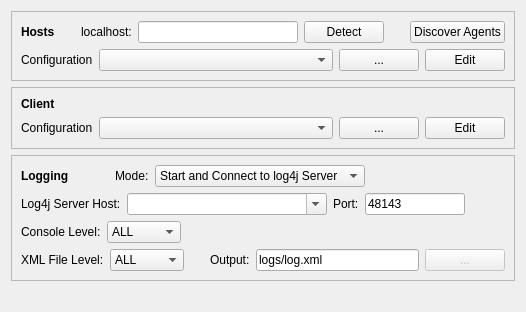
         <widget class="QWidget" name="tabConfigure">
          <attribute name="title">
           <string>Configure</string>
          </attribute>
          <layout class="QVBoxLayout" name="verticalLayout_3">
           <item>
            <widget class="QFrame" name="frame_4">
             <property name="sizePolicy">
              <sizepolicy hsizetype="Minimum" vsizetype="Preferred">
               <horstretch>0</horstretch>
               <verstretch>0</verstretch>
              </sizepolicy>
             </property>
             <property name="frameShape">
              <enum>QFrame::StyledPanel</enum>
             </property>
             <property name="frameShadow">
              <enum>QFrame::Raised</enum>
             </property>
             <layout class="QVBoxLayout" name="verticalLayout_8">
              <item>
               <layout class="QHBoxLayout" name="horizontalLayout_15">
                <item>
                 <widget class="QLabel" name="label_4">
                  <property name="font">
                   <font>
                    <weight>75</weight>
                    <bold>true</bold>
                   </font>
                  </property>
                  <property name="text">
                   <string>Hosts</string>
                  </property>
                 </widget>
                </item>
                <item>
                 <spacer name="horizontalSpacer_9">
                  <property name="orientation">
                   <enum>Qt::Horizontal</enum>
                  </property>
                  <property name="sizeHint" stdset="0">
                   <size>
                    <width>20</width>
                    <height>20</height>
                   </size>
                  </property>
                 </spacer>
                </item>
                <item>
                 <widget class="QLabel" name="label_5">
                  <property name="text">
                   <string>localhost:</string>
                  </property>
                 </widget>
                </item>
                <item>
                 <widget class="QLineEdit" name="txtLocalHost">
                  <property name="sizePolicy">
                   <sizepolicy hsizetype="Fixed" vsizetype="Preferred">
                    <horstretch>0</horstretch>
                    <verstretch>0</verstretch>
                   </sizepolicy>
                  </property>
                  <property name="minimumSize">
                   <size>
                    <width>160</width>
                    <height>0</height>
                   </size>
                  </property>
                  <property name="text">
                   <string/>
                  </property>
                  <property name="maxLength">
                   <number>128</number>
                  </property>
                 </widget>
                </item>
                <item>
                 <widget class="QPushButton" name="btDetectLocalHost">
                  <property name="sizePolicy">
                   <sizepolicy hsizetype="Minimum" vsizetype="Preferred">
                    <horstretch>0</horstretch>
                    <verstretch>0</verstretch>
                   </sizepolicy>
                  </property>
                  <property name="toolTip">
                   <string>Detect the address of the local machine.</string>
                  </property>
                  <property name="text">
                   <string>Detect</string>
                  </property>
                 </widget>
                </item>
                <item>
                 <spacer name="horizontalSpacer_10">
                  <property name="orientation">
                   <enum>Qt::Horizontal</enum>
                  </property>
                  <property name="sizeHint" stdset="0">
                   <size>
                    <width>20</width>
                    <height>20</height>
                   </size>
                  </property>
                 </spacer>
                </item>
                <item>
                 <widget class="QPushButton" name="btDiscoverRemote">
                  <property name="sizePolicy">
                   <sizepolicy hsizetype="Minimum" vsizetype="Preferred">
                    <horstretch>0</horstretch>
                    <verstretch>0</verstretch>
                   </sizepolicy>
                  </property>
                  <property name="toolTip">
                   <string>Discover CASTControl Agents on remote machines. See the Logs for results.</string>
                  </property>
                  <property name="text">
                   <string>Discover Agents</string>
                  </property>
                 </widget>
                </item>
               </layout>
              </item>
              <item>
               <layout class="QHBoxLayout" name="horizontalLayout_16">
                <item>
                 <widget class="QLabel" name="label_10">
                  <property name="text">
                   <string>Configuration</string>
                  </property>
                 </widget>
                </item>
                <item>
                 <widget class="QComboBox" name="hostConfigCmbx">
                  <property name="sizePolicy">
                   <sizepolicy hsizetype="Expanding" vsizetype="Preferred">
                    <horstretch>4</horstretch>
                    <verstretch>0</verstretch>
                   </sizepolicy>
                  </property>
                  <property name="minimumSize">
                   <size>
                    <width>200</width>
                    <height>0</height>
                   </size>
                  </property>
                  <property name="statusTip">
                   <string>CAST configuration file </string>
                  </property>
                 </widget>
                </item>
                <item>
                 <widget class="QPushButton" name="btBrowseHostFile">
                  <property name="sizePolicy">
                   <sizepolicy hsizetype="Minimum" vsizetype="Preferred">
                    <horstretch>0</horstretch>
                    <verstretch>0</verstretch>
                   </sizepolicy>
                  </property>
                  <property name="text">
                   <string>...</string>
                  </property>
                 </widget>
                </item>
                <item>
                 <widget class="QPushButton" name="btEditHostConfig">
                  <property name="sizePolicy">
                   <sizepolicy hsizetype="Minimum" vsizetype="Preferred">
                    <horstretch>0</horstretch>
                    <verstretch>0</verstretch>
                   </sizepolicy>
                  </property>
                  <property name="text">
                   <string>Edit</string>
                  </property>
                 </widget>
                </item>
               </layout>
              </item>
             </layout>
            </widget>
           </item>
           <item>
            <widget class="QFrame" name="frame_11">
             <property name="sizePolicy">
              <sizepolicy hsizetype="Minimum" vsizetype="Preferred">
               <horstretch>0</horstretch>
               <verstretch>0</verstretch>
              </sizepolicy>
             </property>
             <property name="frameShape">
              <enum>QFrame::StyledPanel</enum>
             </property>
             <property name="frameShadow">
              <enum>QFrame::Raised</enum>
             </property>
             <layout class="QVBoxLayout" name="verticalLayout_17">
              <item>
               <widget class="QLabel" name="label_3">
                <property name="font">
                 <font>
                  <weight>75</weight>
                  <bold>true</bold>
                 </font>
                </property>
                <property name="text">
                 <string>Client</string>
                </property>
               </widget>
              </item>
              <item>
               <layout class="QHBoxLayout" name="horizontalLayout_14">
                <item>
                 <widget class="QLabel" name="label_6">
                  <property name="text">
                   <string>Configuration</string>
                  </property>
                 </widget>
                </item>
                <item>
                 <widget class="QComboBox" name="clientConfigCmbx">
                  <property name="sizePolicy">
                   <sizepolicy hsizetype="Expanding" vsizetype="Preferred">
                    <horstretch>4</horstretch>
                    <verstretch>0</verstretch>
                   </sizepolicy>
                  </property>
                  <property name="minimumSize">
                   <size>
                    <width>200</width>
                    <height>0</height>
                   </size>
                  </property>
                  <property name="statusTip">
                   <string>CAST configuration file </string>
                  </property>
                 </widget>
                </item>
                <item>
                 <widget class="QPushButton" name="btBrowseCastFile">
                  <property name="sizePolicy">
                   <sizepolicy hsizetype="Minimum" vsizetype="Preferred">
                    <horstretch>0</horstretch>
                    <verstretch>0</verstretch>
                   </sizepolicy>
                  </property>
                  <property name="text">
                   <string>...</string>
                  </property>
                 </widget>
                </item>
                <item>
                 <widget class="QPushButton" name="btEditClientConfig">
                  <property name="sizePolicy">
                   <sizepolicy hsizetype="Minimum" vsizetype="Preferred">
                    <horstretch>0</horstretch>
                    <verstretch>0</verstretch>
                   </sizepolicy>
                  </property>
                  <property name="text">
                   <string>Edit</string>
                  </property>
                 </widget>
                </item>
               </layout>
              </item>
             </layout>
            </widget>
           </item>
           <item>
            <widget class="QFrame" name="frame_8">
             <property name="sizePolicy">
              <sizepolicy hsizetype="Minimum" vsizetype="Minimum">
               <horstretch>0</horstretch>
               <verstretch>0</verstretch>
              </sizepolicy>
             </property>
             <property name="minimumSize">
              <size>
               <width>0</width>
               <height>0</height>
              </size>
             </property>
             <property name="frameShape">
              <enum>QFrame::StyledPanel</enum>
             </property>
             <property name="frameShadow">
              <enum>QFrame::Raised</enum>
             </property>
             <layout class="QVBoxLayout" name="verticalLayout_2">
              <item>
               <layout class="QHBoxLayout" name="horizontalLayout_4">
                <item>
                 <widget class="QLabel" name="label_19">
                  <property name="font">
                   <font>
                    <weight>75</weight>
                    <bold>true</bold>
                   </font>
                  </property>
                  <property name="text">
                   <string>Logging</string>
                  </property>
                 </widget>
                </item>
                <item>
                 <spacer name="horizontalSpacer_5">
                  <property name="orientation">
                   <enum>Qt::Horizontal</enum>
                  </property>
                  <property name="sizeType">
                   <enum>QSizePolicy::Fixed</enum>
                  </property>
                  <property name="sizeHint" stdset="0">
                   <size>
                    <width>40</width>
                    <height>20</height>
                   </size>
                  </property>
                 </spacer>
                </item>
                <item>
                 <widget class="QLabel" name="label_9">
                  <property name="text">
                   <string>Mode:</string>
                  </property>
                 </widget>
                </item>
                <item>
                 <widget class="QComboBox" name="cbLog4jMode">
                  <property name="sizePolicy">
                   <sizepolicy hsizetype="Preferred" vsizetype="Preferred">
                    <horstretch>0</horstretch>
                    <verstretch>0</verstretch>
                   </sizepolicy>
                  </property>
                  <item>
                   <property name="text">
                    <string>Start and Connect to log4j Server</string>
                   </property>
                  </item>
                  <item>
                   <property name="text">
                    <string>Connect to log4j Server</string>
                   </property>
                  </item>
                  <item>
                   <property name="text">
                    <string>Log to Console (No Server)</string>
                   </property>
                  </item>
                 </widget>
                </item>
                <item>
                 <spacer name="horizontalSpacer_4">
                  <property name="orientation">
                   <enum>Qt::Horizontal</enum>
                  </property>
                  <property name="sizeHint" stdset="0">
                   <size>
                    <width>20</width>
                    <height>20</height>
                   </size>
                  </property>
                 </spacer>
                </item>
               </layout>
              </item>
              <item>
               <layout class="QHBoxLayout" name="horizontalLayout_17">
                <item>
                 <widget class="QLabel" name="label">
                  <property name="font">
                   <font>
                    <weight>50</weight>
                    <bold>false</bold>
                   </font>
                  </property>
                  <property name="text">
                   <string>Log4j Server Host:</string>
                  </property>
                 </widget>
                </item>
                <item>
                 <widget class="QComboBox" name="cbLog4jServerHost">
                  <property name="sizePolicy">
                   <sizepolicy hsizetype="Expanding" vsizetype="Preferred">
                    <horstretch>2</horstretch>
                    <verstretch>0</verstretch>
                   </sizepolicy>
                  </property>
                  <property name="editable">
                   <bool>true</bool>
                  </property>
                 </widget>
                </item>
                <item>
                 <widget class="QLabel" name="label_7">
                  <property name="text">
                   <string>Port:</string>
                  </property>
                 </widget>
                </item>
                <item>
                 <widget class="QLineEdit" name="edLog4jServerPort">
                  <property name="sizePolicy">
                   <sizepolicy hsizetype="Expanding" vsizetype="Preferred">
                    <horstretch>1</horstretch>
                    <verstretch>0</verstretch>
                   </sizepolicy>
                  </property>
                  <property name="minimumSize">
                   <size>
                    <width>0</width>
                    <height>0</height>
                   </size>
                  </property>
                  <property name="maximumSize">
                   <size>
                    <width>120</width>
                    <height>16777215</height>
                   </size>
                  </property>
                  <property name="text">
                   <string>48143</string>
                  </property>
                  <property name="maxLength">
                   <number>8</number>
                  </property>
                 </widget>
                </item>
                <item>
                 <spacer name="horizontalSpacer_7">
                  <property name="orientation">
                   <enum>Qt::Horizontal</enum>
                  </property>
                  <property name="sizeHint" stdset="0">
                   <size>
                    <width>40</width>
                    <height>20</height>
                   </size>
                  </property>
                 </spacer>
                </item>
               </layout>
              </item>
              <item>
               <layout class="QHBoxLayout" name="horizontalLayout_19">
                <item>
                 <widget class="QLabel" name="label_12">
                  <property name="text">
                   <string>Console Level:</string>
                  </property>
                 </widget>
                </item>
                <item>
                 <widget class="QComboBox" name="log4jConsoleLevelCmbx">
                  <property name="sizePolicy">
                   <sizepolicy hsizetype="Preferred" vsizetype="Preferred">
                    <horstretch>0</horstretch>
                    <verstretch>0</verstretch>
                   </sizepolicy>
                  </property>
                  <property name="minimumSize">
                   <size>
                    <width>0</width>
                    <height>0</height>
                   </size>
                  </property>
                  <property name="statusTip">
                   <string>Player configuration file</string>
                  </property>
                  <item>
                   <property name="text">
                    <string>ALL</string>
                   </property>
                  </item>
                  <item>
                   <property name="text">
                    <string>TRACE</string>
                   </property>
                  </item>
                  <item>
                   <property name="text">
                    <string>DEBUG</string>
                   </property>
                  </item>
                  <item>
                   <property name="text">
                    <string>INFO</string>
                   </property>
                  </item>
                  <item>
                   <property name="text">
                    <string>WARN</string>
                   </property>
                  </item>
                  <item>
                   <property name="text">
                    <string>ERROR</string>
                   </property>
                  </item>
                  <item>
                   <property name="text">
                    <string>FATAL</string>
                   </property>
                  </item>
                  <item>
                   <property name="text">
                    <string>OFF</string>
                   </property>
                  </item>
                 </widget>
                </item>
                <item>
                 <spacer name="horizontalSpacer_13">
                  <property name="orientation">
                   <enum>Qt::Horizontal</enum>
                  </property>
                  <property name="sizeType">
                   <enum>QSizePolicy::Expanding</enum>
                  </property>
                  <property name="sizeHint" stdset="0">
                   <size>
                    <width>20</width>
                    <height>20</height>
                   </size>
                  </property>
                 </spacer>
                </item>
               </layout>
              </item>
              <item>
               <layout class="QHBoxLayout" name="horizontalLayout_3">
                <item>
                 <widget class="QLabel" name="label_16">
                  <property name="sizePolicy">
                   <sizepolicy hsizetype="Minimum" vsizetype="Preferred">
                    <horstretch>0</horstretch>
                    <verstretch>0</verstretch>
                   </sizepolicy>
                  </property>
                  <property name="text">
                   <string>XML File Level:</string>
                  </property>
                 </widget>
                </item>
                <item>
                 <widget class="QComboBox" name="log4jFileLevelCmbx">
                  <property name="sizePolicy">
                   <sizepolicy hsizetype="Preferred" vsizetype="Preferred">
                    <horstretch>0</horstretch>
                    <verstretch>0</verstretch>
                   </sizepolicy>
                  </property>
                  <item>
                   <property name="text">
                    <string>ALL</string>
                   </property>
                  </item>
                  <item>
                   <property name="text">
                    <string>TRACE</string>
                   </property>
                  </item>
                  <item>
                   <property name="text">
                    <string>DEBUG</string>
                   </property>
                  </item>
                  <item>
                   <property name="text">
                    <string>INFO</string>
                   </property>
                  </item>
                  <item>
                   <property name="text">
                    <string>WARN</string>
                   </property>
                  </item>
                  <item>
                   <property name="text">
                    <string>ERROR</string>
                   </property>
                  </item>
                  <item>
                   <property name="text">
                    <string>FATAL</string>
                   </property>
                  </item>
                  <item>
                   <property name="text">
                    <string>OFF</string>
                   </property>
                  </item>
                 </widget>
                </item>
                <item>
                 <spacer name="horizontalSpacer_2">
                  <property name="orientation">
                   <enum>Qt::Horizontal</enum>
                  </property>
                  <property name="sizeHint" stdset="0">
                   <size>
                    <width>20</width>
                    <height>20</height>
                   </size>
                  </property>
                 </spacer>
                </item>
                <item>
                 <widget class="QLabel" name="label_11">
                  <property name="text">
                   <string>Output:</string>
                  </property>
                 </widget>
                </item>
                <item>
                 <widget class="QLineEdit" name="edLog4jOutfile">
                  <property name="sizePolicy">
                   <sizepolicy hsizetype="Expanding" vsizetype="Preferred">
                    <horstretch>1</horstretch>
                    <verstretch>0</verstretch>
                   </sizepolicy>
                  </property>
                  <property name="text">
                   <string>logs/log.xml</string>
                  </property>
                  <property name="maxLength">
                   <number>256</number>
                  </property>
                 </widget>
                </item>
                <item>
                 <widget class="QPushButton" name="btBrowseLog4jOutfile">
                  <property name="enabled">
                   <bool>false</bool>
                  </property>
                  <property name="sizePolicy">
                   <sizepolicy hsizetype="Minimum" vsizetype="Preferred">
                    <horstretch>0</horstretch>
                    <verstretch>0</verstretch>
                   </sizepolicy>
                  </property>
                  <property name="text">
                   <string>...</string>
                  </property>
                 </widget>
                </item>
               </layout>
              </item>
             </layout>
            </widget>
           </item>
           <item>
            <spacer name="verticalSpacer_4">
             <property name="orientation">
              <enum>Qt::Vertical</enum>
             </property>
             <property name="sizeHint" stdset="0">
              <size>
               <width>20</width>
               <height>20</height>
              </size>
             </property>
            </spacer>
           </item>
          </layout>
         </widget>
